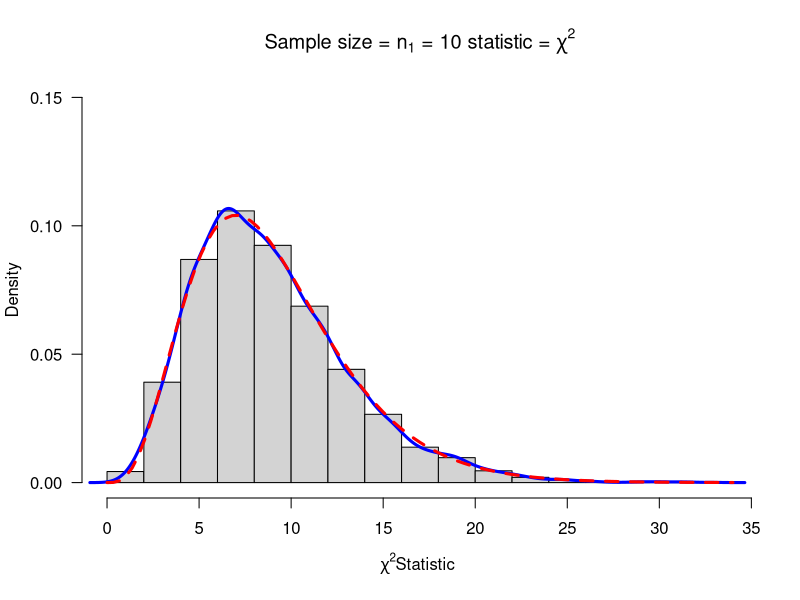

Write the R code that produced this figure. (Note: this script raises an error after producing the figure.)
#This is a model R function that you can alter for other statistics
# Copy this function twice and alter the two copies to make sampling distributions from the T distribution
mychisim<-function(n1=10,sigma1=3,mean1=5,iter=1000,ymax=0.1,...){    # adjust ymax to make graph fit
y1=rnorm(n1*iter,mean=mean1,sd=sigma1)# generate iter samples of size n1

data1.mat=matrix(y1,nrow=n1,ncol=iter,byrow=TRUE) # Each column is a sample size n1

ssq1=apply(data1.mat,2,var) # ssq1 is s squared

w=(n1-1)*ssq1/sigma1^2      #chi-sq stat

hist(w,freq=FALSE, ylim=c(0,ymax), # Histogram with annotation
main=substitute(paste("Sample size = ",n[1]," = ",n1," statistic = ",chi^2)),
xlab=expression(paste(chi^2, "Statistic",sep=" ")), las=1)
lines(density(w),col="Blue",lwd=3) # add a density plot
curve(dchisq(x,n1-1),add=TRUE,col="Red",lty=2,lwd=3) # add a theoretical curve
title=expression(chi^2==frac((n[1]-1)*s^2,sigma^2)) #mathematical annotation -see ?plotmath
legend(locator(1),c("Simulated","Theoretical"),col=c("Blue","Red"),lwd=4,lty=1:2,bty="n",title=title) # Legend #
return(list(w=w,summary=summary(w),sd=sd(w),fun="Chi-sq")) # some output to use if needed
}
mychisim(iter=10000,ymax=0.15)





#### Two pop sampling
mychisim2<-function(n1=10,n2=14,sigma1=3,sigma2=3,mean1=5,mean2=10,iter=1000,ymax=0.07,...){    # adjust ymax to make graph fit
y1=rnorm(n1*iter,mean=mean1,sd=sigma1)# generate iter samples of size n1
y2=rnorm(n2*iter,mean=mean2,sd=sigma2)
data1.mat=matrix(y1,nrow=n1,ncol=iter,byrow=TRUE) # Each column is a sample size n1
data2.mat=matrix(y2,nrow=n2,ncol=iter,byrow=TRUE)
ssq1=apply(data1.mat,2,var) # ssq1 is s squared
ssq2=apply(data2.mat,2,var)
spsq=((n1-1)*ssq1 + (n2-1)*ssq2)/(n1+n2-2) # pooled s squared
w=(n1+n2-2)*spsq/(sigma1^2)#sigma1=sigma2,  Chi square stat
hist(w,freq=FALSE, ylim=c(0,ymax), # Histogram with annotation
main=substitute(paste("Sample size = ",n[1]+n[2]," = ",n1+n2," statistic = ",chi^2)),
xlab=expression(paste(chi^2, "Statistic",sep=" ")), las=1)
lines(density(w),col="Blue",lwd=3) # add a density plot
curve(dchisq(x,n1+n2-2),add=TRUE,col="Red",lty=2,lwd=3) # add a theoretical curve
title=expression(chi^2==frac((n[1]+n[2]-2)*S[p]^2,sigma^2)) #mathematical annotation -see ?plotmath
legend(locator(1),c("Simulated","Theoretical"),col=c("Blue","Red"),lwd=4,lty=1:2,bty="n",title=title) # Legend #
return(list(w=w,summary=summary(w),sd=sd(w),fun="Chi-sq")) # some output to use if needed
}
mychisim2(iter=10000)

myTsim2<-function(n1=10,n2=14,sigma1=3,sigma2=3,mean1=5,mean2=10,iter=1000,ymax=0.5,...){
y1=rnorm(n1*iter,mean=mean1,sd=sigma1)# generate iter samples of size n1
y2=rnorm(n2*iter,mean=mean2,sd=sigma2)
data1.mat=matrix(y1,nrow=n1,ncol=iter,byrow=TRUE) # Each column is a sample size n1
data2.mat=matrix(y2,nrow=n2,ncol=iter,byrow=TRUE)
ssq1=apply(data1.mat,2,var) # ssq1 is s squared
ybar1= apply(data1.mat,2,mean)
ssq2=apply(data2.mat,2,var)
ybar2=apply(data2.mat,2,mean)
spsq=((n1-1)*ssq1 + (n2-1)*ssq2)/(n1+n2-2) # pooled s squared
w=((ybar1-ybar2)-(mean1-mean2))/sqrt(spsq*(1/n1+1/n2))#sigma1=sigma2,  Chi square stat
hist(w,freq=FALSE, ylim=c(0,ymax), # Histogram with annotation
main=substitute(paste("Sample size = ",n[1]+n[2]," = ",n1+n2," statistic = ",T)),
xlab=paste(" T Statistic",sep=""), las=1)
lines(density(w),col="Blue",lwd=3) # add a density plot
curve(dt(x,n1+n2-2),add=TRUE,col="Red",lty=2,lwd=3) # add a theoretical curve
title=expression(T==frac((bar(Y)[1]-bar(Y)[2])-(mu[1]-mu[2]),S[p]*sqrt(frac(1,n[1])+frac(1,n[2])))) #mathematical annotation -see ?plotmath
legend(2,0.2,c("Simulated","Theoretical"),col=c("Blue","Red"),lwd=4,lty=1:2,bty="n",title=title)# Legend #
return(list(w=w,summary=summary(w),sdw=sd(w),fun="T")) # some output to use if needed
}
myTsim2(iter=10000)


myFsim2<-function(n1=10,n2=14,sigma1=3,sigma2=2,mean1=5,mean2=10,iter=1000,ymax=0.9,...){
y1=rnorm(n1*iter,mean=mean1,sd=sigma1)# generate iter samples of size n1
y2=rnorm(n2*iter,mean=mean2,sd=sigma2)
data1.mat=matrix(y1,nrow=n1,ncol=iter,byrow=TRUE) # Each column is a sample size n1
data2.mat=matrix(y2,nrow=n2,ncol=iter,byrow=TRUE)
ssq1=apply(data1.mat,2,var) # ssq1 is s squared
ssq2=apply(data2.mat,2,var)
#spsq=((n1-1)*ssq1 + (n2-1)*ssq2)/(n1+n2-2) # pooled s squared
w=ssq1*sigma2^2/(ssq2*sigma1^2) #
hist(w,freq=FALSE, ylim=c(0,ymax), # Histogram with annotation
main=substitute(paste("Sample size = ",n[1]+n[2]," = ",n1+n2," statistic = ",F)),
xlab=paste("F Statistic",sep=""), las=1)
lines(density(w),col="Blue",lwd=3) # add a density plot
curve(df(x,n1-1,n2-1),xlim=c(0,6),add=TRUE,col="Red",lty=2,lwd=3) # add a theoretical curve
title=expression(F==frac(s[1]^2,s[2]^2)*frac(sigma[2]^2,sigma[1]^2)) #mathematical annotation -see ?plotmath
legend(6,0.5,c("Simulated","Theoretical"),col=c("Blue","Red"),lwd=4,lty=1:2,bty="n",title=title)# Legend #
return(list(w=w,summary=summary(w),sd=sd(w),fun="F")) # some output to use if needed
}
myFsim2(iter=10000)
